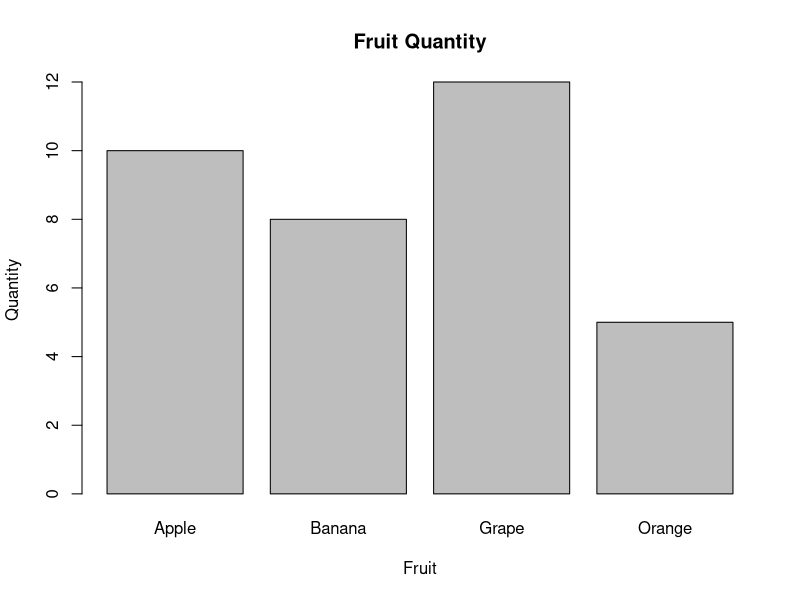

This figure's R source:
# Create sample data
fruits <- c("Apple", "Orange", "Banana", "Grape")

quantity <- c(10, 5, 8, 12)


# Create a data frame
fruit_data <- data.frame(Fruit = fruits, Quantity = quantity)



# Plot a bar chart
barplot(Quantity ~ Fruit, data = fruit_data, xlab = "Fruit", ylab = "Quantity", main = "Fruit Quantity")
